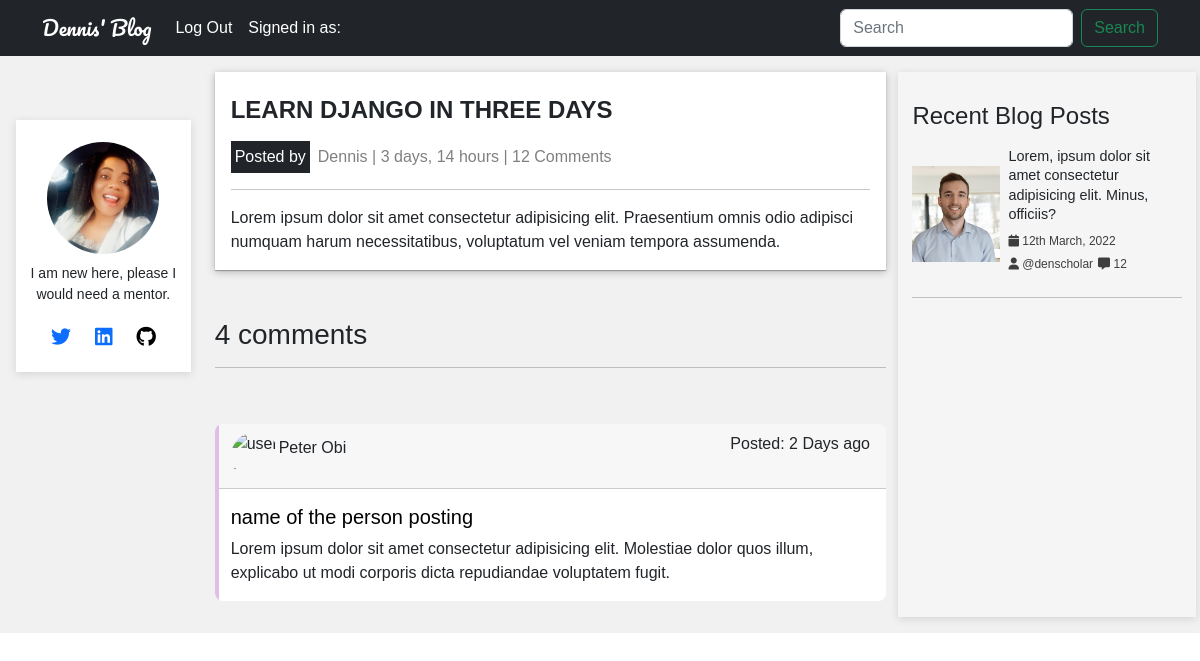
/post/2/ (signed in), run on the app's committed database.
### users/models.py (models this page shows, shortened)
class Profile(models.Model):
    user = models.OneToOneField(User, on_delete=models.CASCADE)
    image = models.ImageField(default='default.png', upload_to='profile_pics')
    bio = models.TextField(max_length=300, default='As a new user, kindly update your profile to reflect your bio.')

### blog/models.py (models this page shows, shortened)
class Post(models.Model):
    author = models.ForeignKey(User, on_delete=models.CASCADE)
    title = models.CharField(max_length = 150)
    body = RichTextField(blank=True, null=True)
    dateCreated = models.DateTimeField(default=timezone.now)

### blog/views.py (the view)
# urls.py: path("post/<int:pk>/", PostDetailView.as_view(), name="post-detail"),
class PostDetailView(DetailView):
    model = Post
    context_object_name = 'post'
    template_name='blog/detail.html'

### blog/templates/blog/detail.html (shortened to what this page needs)
{% extends 'blog/base.html' %}
{% load static %}
{% block content %}
<div class="p-lg-3 background">
    <div class="row">
      <div class="col-sm-4 col-md-2 text-center my-5 left">
       {% include "blog/profile.html" %}
      </div>
      <div class="col-sm-4 offset-sm-2 col-md-7 offset-md-0 center">
        <div class="container inner-container">
            <h3 class="heading py-2">{{ post.title | upper }}</h3>
            <div class="d-flex justify-content-between align-items-center">
              <div class="d-flex align-items-center gap-2">
                <span class="text-bg-dark p-1">Posted by</span><p class="m-0 text-black text-opacity-50">{{ post.author.profile.user | title}} | {{post.dateCreated | timesince}} | 12 Comments</p>
              </div>
            </div>
            <hr>
            <div class="content">
              {{ post.body|safe }}
            </div>
        </div>
        <div class="comment-section mt-5">
          <h3>4 comments</h3>
          <hr>
          <div class="comments">
            <div class="card my-3">
              <div class="card-header d-flex justify-content-between align-content-center">
                <div class="thumbnail d-flex justify-content-start align-items-center">
                  <img class="" src= "#" alt="user-image">
                  <p>Peter Obi </p>
                </div>
                <p class="">Posted: 2 Days ago</p>
              </div>
              <div class="card-body">
                <a class="text-decoration-none text-black" href="#"><h5 class="card-title">name of the person posting</h5></a>
                <p class="card-text">Lorem ipsum dolor sit amet consectetur adipisicing elit. Molestiae dolor quos illum, explicabo ut modi corporis dicta repudiandae voluptatem fugit.</p>
              </div>
            </div>
          </div>
        </div>
      </div>
      <div class="col-sm-4 offset-sm-2 col-md-3 offset-md-0 right">
        {% include "blog/recent_articles.html" %}
      </div>
    </div>
  </div>
{% endblock content %}

### blog/templates/blog/profile.html (shortened to what this page needs)
{% load static %}
{% if user.is_authenticated  %}
<div class="profile-page">
    <div class="image mt-3">
        <img src= "{{user.profile.image.url}}" alt="profile-image">
    </div>
    <p class='bio p-1'>{{ user.profile.bio }}</p>
    <div class="social-icons d-flex justify-content-center gap-4 my-3">
        <a href=""><i class="fa-brands fa-twitter fa-lg"></i></a>
        <a href=""><i class="fa-brands fa-linkedin fa-lg"></i></a>
        <a href=""><i class="fa-brands fa-github fa-lg"></i></a>
    </div>
</div>
{% endif %}

### static/styles/profile.css (style rules this page uses)
.fa-github { color: black; }
.profile-page { box-shadow: rgba(99, 99, 99, 0.2) 0px 2px 8px 0px; padding: 0.4rem; width: 100%; background: white; }
.profile-page .image img { border-radius: 50%; height: 7rem; width: 7rem; object-fit: cover; }
.bio { font-size: 14px; }
.image img { width: 5rem; height: 5rem; }

### blog/static/blog/styles/home.css (style rules this page uses)
.thumbnail img { border-radius: 50%; width: 3rem; height: 3rem; }

### static/styles/home.css (style rules this page uses)
.row .right { background: whitesmoke; box-shadow: rgba(99, 99, 99, 0.2) 0px 2px 8px 0px; padding: 0.4rem; }

### static/styles/profile_page.css (style rules this page uses)
.card { border:none; position:relative; overflow:hidden; border-radius:8px; }
.card:before { content:""; position:absolute; left:0; top:0; width:4px; height:100%; background-color:#E1BEE7; transform:scaleY(1); transition:all 0.5s; transform-origin: bottom }
.card:after { content:""; position:absolute; left:0; top:0; width:4px; height:100%; background-color:#8E24AA; transform:scaleY(0); transition:all 0.5s; transform-origin: bottom }

### static/styles/detail.css (style rules this page uses)
body { font-family: 'Poppins', sans-serif; }
.background { background-color: #f1f1f1; font-family: 'Poppins', sans-serif; }
.inner-container { background: white; padding: 1rem; box-shadow: rgba(0, 0, 0, 0.25) 0px 0.0625em 0.0625em, rgba(0, 0, 0, 0.25) 0px 0.125em 0.5em, rgba(255, 255, 255, 0.1) 0px 0px 0px 1px inset; }
.inner-container h3 { font-size: 1.5rem; font-weight: bold; }

### data on the page
Post: title "LEARN DJANGO IN THREE DAYS", author.profile.user "Dennis", dateCreated "3 days, 14 hours", body "Lorem ipsum dolor sit amet consectetur adipisicing elit. Praesentium omnis odio adipisci numquam harum necessitatibus, voluptatum vel veniam tempora assumenda."

### other printed values
{{ user.profile.bio }} "I am new here, please I would need a mentor."
